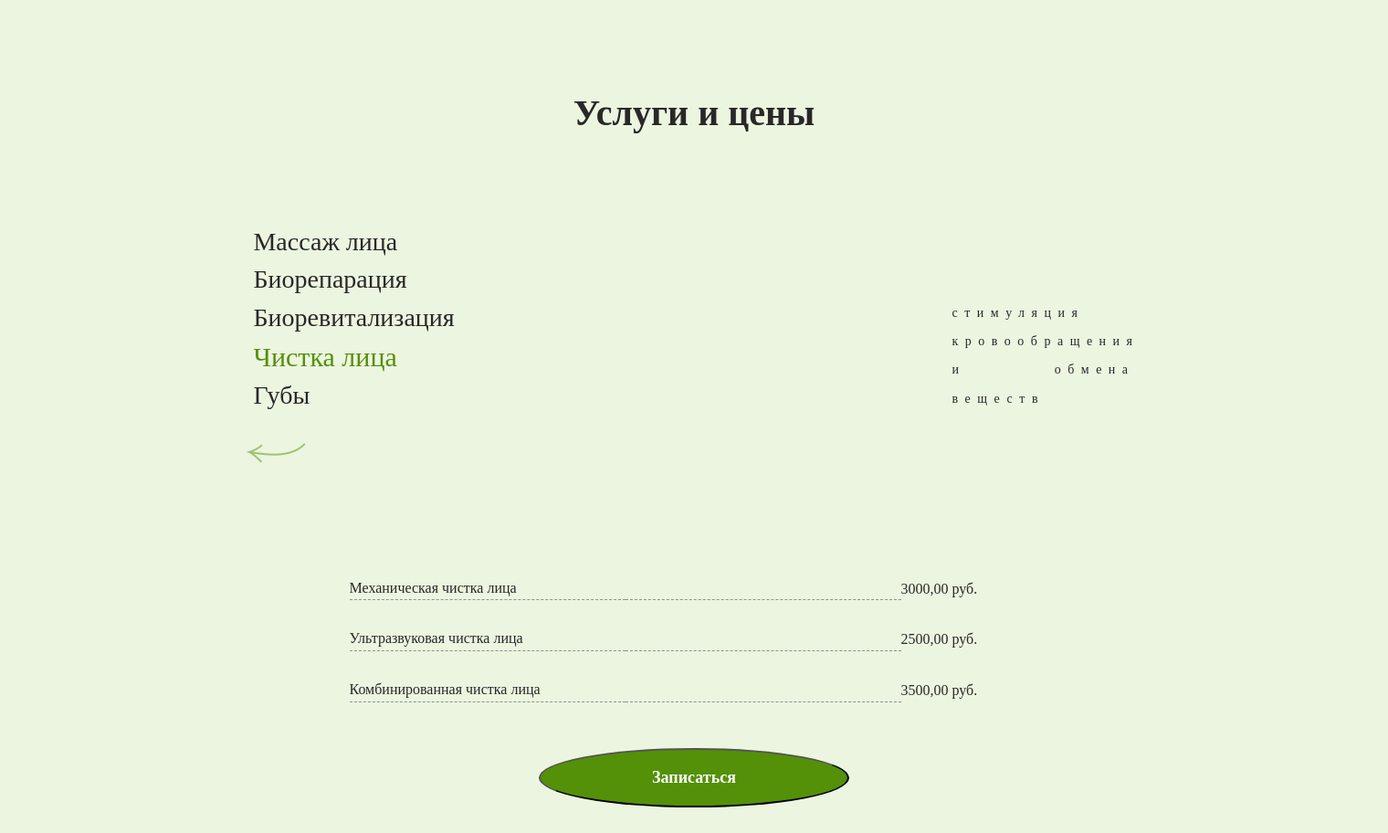
The app's page /category/4/ with its own data.
### main/models.py (models this page shows, shortened)
class Category(models.Model):
    name_service = models.CharField('Название услуги', max_length=50)
    about_service = models.CharField('Описание услуги', max_length=50)
    class Meta:
        verbose_name = 'Услуга'
        verbose_name_plural = 'Услуги'

class Procedure(models.Model):
    name=models.CharField('Название процедуры', max_length=50)
    price = models.DecimalField('Цена процедуры', max_digits=7, decimal_places=2)
    cat = models.ForeignKey(Category, on_delete=models.CASCADE, null=True, related_name='procedures')
    class Meta:
        verbose_name = 'Процедура'
        verbose_name_plural = 'Процедуры'

### main/views.py (the view)
# urls.py: path('category/<int:category_id>/', views.show_category, name='category'),
def show_category(request, category_id):
    categories = Category.objects.all()
    description = Category.objects.get(pk=category_id).about_service
    cat = Category.objects.get(pk=category_id)
    procedure = cat.procedures.all()
    id = category_id
    print(category_id)
    data = {
        'categories': categories,
        'procedures':procedure,
        'description':description,
        'id':id,
    }
    return render(request, 'main/procedures.html', data)

### main/templates/main/procedures.html (shortened to what this page needs)
{% load static %}
<!DOCTYPE html>
<html lang="en">
  <head>
    <link rel="stylesheet" href="{% static 'main/css/reset.css' %}" />
    <link rel="stylesheet" href="{% static 'main/css/main.css' %}" />
    <link rel="stylesheet" href="{% static 'main/css/procedures.css' %}" />
  </head>
  <body>
    <main>
      <section class="service_and_price">
        <div class="container">
          <h2 class="service_and_price-title">Услуги и цены</h2>
          <div class="service_and_price-wrapper">
            <ul class="service_and_price-list">
              {% for el in categories%} {% if el.id == id%}
              <li class="service_and_price-list_item">
                <a
                  href="{% url 'category' el.id%}"
                  class="service_and_price-link active"
                  >{{el.name_service}}</a
                >
              </li>
              {%else%}
              <li class="service_and_price-list_item">
                <a
                  href="{% url 'category' el.id%}"
                  class="service_and_price-link"
                  >{{el.name_service}}</a
                >
              </li>
              {% endif %} {%endfor%}
              <li class="service_and_price-list_item">
                <a href="{% url 'home' %}">
                  <img
                    src="{% static 'main/img/button_arrow.png' %}"
                    alt="main"
                    class="procedure-arrow"
                  />
                </a>
              </li>
            </ul>
            <div>
              {% for el in categories%} {% if el.id == id%}
              <p class="service_and_price-content">{{el.about_service}}</p>
              {% endif %} {%endfor%}
            </div>
          </div>
          {% for el in procedures%}
          <div class="procedures-wrapper">
            <div class="procedures-name">{{el.name}}</div>
            <div class="procedures-border"></div>
            <div class="procedures-price">{{el.price}} руб.</div>
          </div>
          {%endfor%}
          <div class="record-btn">
            <a href="{%url 'record'%}"
              ><button class="button-primary">Записаться</button></a
            >
          </div>
        </div>
      </section>
    </main>
  </body>
</html>

### main/static/main/css/main.css (style rules this page uses)
.container { width: 1510px; margin: 0 auto; }
.button-primary { color: #fff; text-align: center; font-family: Montserrat; font-size: 18px; font-style: normal; font-weight: 700; line-height: normal; width: 339.066px; height: 65.205px; flex-shrink: 0; border-radius: 50%; background-color: #549008; }
.service_and_price { width: 100%; background-color: #ecf5e0; padding-top: 100px; padding-bottom: 100px; }
.service_and_price-wrapper { display: flex; align-items: center; justify-content: space-around; }
.service_and_price-title { color: #282828; font-family: Georgia; font-size: 40px; font-style: normal; font-weight: 700; line-height: normal; text-align: center; margin-bottom: 100px; }
.service_and_price-list_item { box-sizing: border-box; text-align: left; margin-bottom: 5px; height: auto; }
.service_and_price-link { color: #282828; text-align: center; font-feature-settings: "clig" off, "liga" off; font-family: Montserrat; font-size: 28px; font-style: normal; font-weight: 400; line-height: 130%; text-decoration: none; }
.service_and_price-content { color: #909090; font-family: Montserrat; font-size: 16px; font-style: normal; font-weight: 500; line-height: 155%; }

### main/static/main/css/procedures.css (style rules this page uses)
body { background-color: #ecf5e0; }
.active { color: #549008; font-size: 30px; }
.service_and_price-wrapper { margin-bottom: 100px; }
.procedures-wrapper { display: flex; align-items: end; justify-content: center; color: #282828; font-family: Montserrat; font-size: 16px; font-style: normal; font-weight: 500; line-height: 155%; margin-bottom: 30px; }
.procedures-name { flex-basis: 20%; text-align: left; border-bottom: 1px dashed #909090; }
.procedures-border { flex-basis: 20%; border-bottom: 1px dashed #909090; }
.procedures-price { flex-basis: 10%; }
.record-btn { text-align: center; margin: 0 auto; margin-top: 50px; }
.procedure-arrow { transform: rotate(90deg); }
.service_and_price-content { max-width: 200px; color: #282828; text-align: justify; font-family: Montserrat; font-size: 14px; font-style: normal; font-weight: 400; line-height: 223%; letter-spacing: 7.49px; }

### records on screen
Category: name_service "Массаж лица"
Category: name_service "Биорепарация"
Category: name_service "Биоревитализация"
Category: name_service "Чистка лица", about_service "стимуляция кровообращения и обмена веществ"
Category: name_service "Губы"
Procedure: name "Механическая чистка лица", price "3000,00"
Procedure: name "Ультразвуковая чистка лица", price "2500,00"
Procedure: name "Комбинированная чистка лица", price "3500,00"
